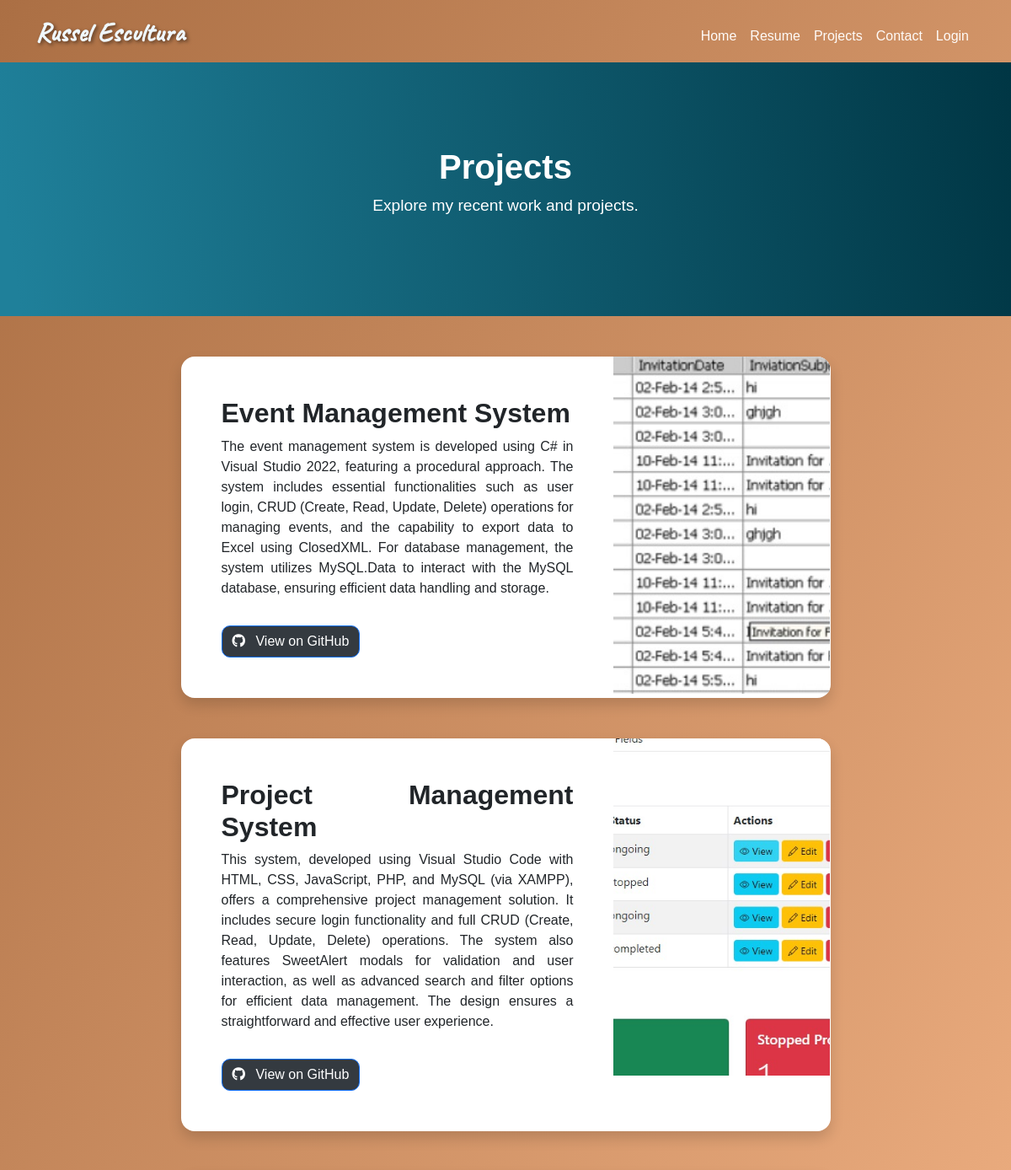
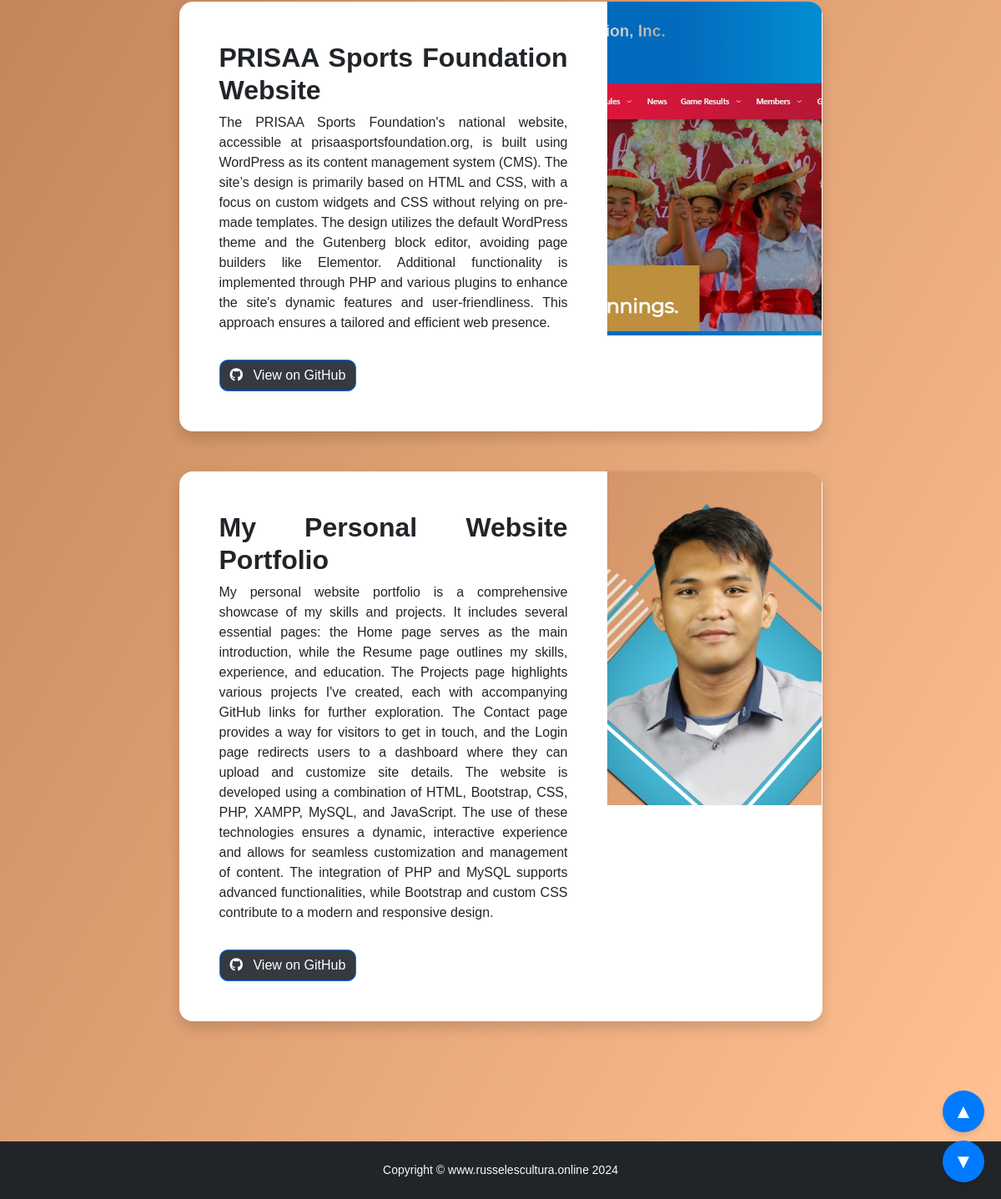
The page /pages/seminars.php on the database its author committed (2 pictures, top to bottom).
### tables this page shows
CREATE TABLE `seminars` (
  `id` int(11) NOT NULL,
  `seminar_name` varchar(255) NOT NULL,
  `conductor` varchar(100) NOT NULL,
  `seminar_year` int(11) NOT NULL,
  `seminar_month` int(11) NOT NULL,
  `description` text DEFAULT NULL,
  `picture_path` varchar(255) DEFAULT NULL,
  `github_link` varchar(255) DEFAULT NULL
);

### pages/seminars.php (the view, shortened to what this page needs)
<!doctype html>
<html lang="en">
  <head>
     <link
     href="https://cdnjs.cloudflare.com/ajax/libs/font-awesome/6.0.0/css/all.min.css"
      rel="stylesheet"/>
    <link href="https://cdn.jsdelivr.net/npm/bootstrap@5.3.0/dist/css/bootstrap.min.css" rel="stylesheet">
    <link rel="stylesheet" href="../style.css">
</head>
<body>
    <main class="flex-shrink-0">
        <nav class="navbar navbar-expand-lg ">
            <div class="container">
                <h2 class="brandy">Russel Escultura</h2>
                <div class="collapse navbar-collapse" id="navbarNav">
                    <ul class="navbar-nav ms-auto">
                        <li class="nav-item"><a class="nav-link" href="../index.php">Home</a></li>
                        <li class="nav-item"><a class="nav-link" href="resume.php">Resume</a></li>
                        <li class="nav-item"><a class="nav-link" href="seminars.php">Projects</a></li>
                        <li class="nav-item"><a class="nav-link" href="contact.php">Contact</a></li>
                        <li class="nav-item"><a class="nav-link" id="login-link" href="../dashboard/login.php">Login</a></li>
                    </ul>
                </div>
            </div>
        </nav>
        <section class="hero-section">
            <div class="container">
                <h1>Projects</h1>
                <p>Explore my recent work and projects.</p>
            </div>
        </section>
        <section class="py-5">
            <div class="container px-5 mb-5">
                <div class="row gx-5 justify-content-center">
                    <div class="col-lg-11 col-xl-9 col-xxl-8">
                        <?php
$servername = "localhost";
$username = "u734514591_kenruss";
$password = "RUSSken0617";
$dbname = "u734514591_kenruss";
$conn = new mysqli($servername, $username, $password, $dbname);
                        $sql = "SELECT seminar_name, conductor, seminar_year, seminar_month, description, picture_path, github_link FROM seminars";
$result = $conn->query($sql);
if ($result->num_rows > 0) {
    while($row = $result->fetch_assoc()) {
        echo '<div class="card overflow-hidden shadow rounded-4 border-0 mb-5" data-aos="fade-up">';
        echo '  <div class="card-body p-0">';
        echo '    <div class="row g-0">';
        echo '      <div class="col-md-8 p-5">';
        echo '        <h2 class="fw-bolder">' . htmlspecialchars($row["seminar_name"]) . '</h2>';
        echo '        <p>' . htmlspecialchars($row["description"]) . '</p>';
        if (!empty($row["github_link"])) {
            echo '<a href="' . htmlspecialchars($row["github_link"]) . '" class="btn btn-primary mt-3" target="_blank">';
            echo '  <i class="fab fa-github"></i> View on GitHub';
            echo '</a>';
        }
        echo '      </div>';
        echo '      <div class="col-md-4">';
        if ($row["picture_path"]) {
            echo '        <img class="img-fluid seminar-image" src="../dashboard/dashboard/' . htmlspecialchars($row["picture_path"]) . '" alt="' . htmlspecialchars($row["seminar_name"]) . '">';
        } else {
            echo '        <img class="img-fluid seminar-image" src="https://dummyimage.com/300x400/343a40/6c757d" alt="...">';
        }
        echo '      </div>';
        echo '    </div>';
        echo '  </div>';
        echo '</div>';
    }
} else {
    echo "0 results";
}
?>
                    </div>
                </div>
            </div>
        </section>
    </main>
    <footer class="bg-dark py-4 pt-4 mt-auto">
  <div class="container">
    <div class="row justify-content-center">
      <div class="col-auto text-center">
        <div class="small m-0 text-light">
          Copyright © www.russelescultura.online 2024
        </div>
      </div>
    </div>
  </div>
</footer>
    <button id="scroll-up" class="scroll-btn">&#9650;</button>
    <button id="scroll-down" class="scroll-btn">&#9660;</button>
</body>
</html>

### style.css (style rules this page uses)
.brandy { font-family: 'Brandy', cursive; font-weight: bold; }
nav.navbar.navbar-expand-lg { padding-top: 20px !important; }
.nav-link { color: #fffbf8 !important; }
.navbar { box-shadow: none !important; border: none !important; }
main.flex-shrink-0 { background: rgb(171,111,68); background: -moz-linear-gradient(119deg, rgba(171,111,68,1) 0%, rgba(255,191,145,1) 98%); background: -webkit-linear-gradient(119deg, rgba(171,111,68,1) 0%, rgba(255,191,145,1) 98%); background: linear-gradient(119deg, rgba(171,111,68,1) 0%, rgba(255,191,145,1) 98%); filter: progid:DXImageTransform.Microsoft.gradient(startColorstr="#ab6f44",endColorstr="#ffbf91",GradientType=1); }

### pages/seminars.php (style rules this page uses)
.brandy { font-family: 'Caveat', cursive; font-weight: bold; text-shadow: 2px 2px 4px rgba(0, 0, 0, 0.5); color: aliceblue; }
.scroll-btn { position: fixed; bottom: 20px; right: 20px; width: 50px; height: 50px; border: none; border-radius: 50%; background-color: #007bff; color: white; font-size: 24px; cursor: pointer; box-shadow: 0 4px 6px rgba(0, 0, 0, 0.1); transition: background-color 0.3s ease; }
#scroll-up { bottom: 80px; }
#scroll-down { bottom: 20px; }
body { font-family: 'Poppins', sans-serif; overflow-x: hidden; }
.navbar { box-shadow: 0 4px 6px rgba(0, 0, 0, 0.1); }
.hero-section { background: rgb(0,54,68); background: -moz-linear-gradient(261deg, rgba(0,54,68,1) 0%, rgba(31,128,154,1) 98%); background: -webkit-linear-gradient(261deg, rgba(0,54,68,1) 0%, rgba(31,128,154,1) 98%); background: linear-gradient(261deg, rgba(0,54,68,1) 0%, rgba(31,128,154,1) 98%); filter: progid:DXImageTransform.Microsoft.gradient(startColorstr="#003644",endColorstr="#1f809a",GradientType=1); color: white; padding: 100px 0; text-align: center; }
.hero-section h1 { font-size: 2.5rem; font-weight: 700; }
.hero-section p { font-size: 1.2rem; }
.seminar-image { width: 300px; height: 400px; object-fit: cover; }
a.btn.btn-primary.mt-3 { background-color:#343a40; border-radius: 10px; transition: background-color 0.3s ease; }
a.btn.btn-primary.mt-3 i { margin-right: 8px; transition: transform 0.3s ease; }
.col-md-8.p-5 { text-align: justify; }

### rows shown on the page
seminars: seminar_name "Event Management System", description "The event management system is developed using C# in Visual Studio 2022, featuring a procedural approach. The system includes essential functionalities such as user login, CRUD (Create, Read, Update, Delete) operations for managing events, and the capability to export data to Excel using ClosedXML. For database management, the system utilizes MySQL.Data to interact with the MySQL database, ensuring efficient data handling and storage.", picture_path (picture)
seminars: seminar_name "Project Management System", description "This system, developed using Visual Studio Code with HTML, CSS, JavaScript, PHP, and MySQL (via XAMPP), offers a comprehensive project management solution. It includes secure login functionality and full CRUD (Create, Read, Update, Delete) operations. The system also features SweetAlert modals for validation and user interaction, as well as advanced search and filter options for efficient data management. The design ensures a straightforward and effective user experience.", picture_path (picture)
seminars: seminar_name "PRISAA Sports Foundation Website", description "The PRISAA Sports Foundation's national website, accessible at prisaasportsfoundation.org, is built using WordPress as its content management system (CMS). The site’s design is primarily based on HTML and CSS, with a focus on custom widgets and CSS without relying on pre-made templates. The design utilizes the default WordPress theme and the Gutenberg block editor, avoiding page builders like Elementor. Additional functionality is implemented through PHP and various plugins to enhance the site's dynamic features and user-friendliness. This approach ensures a tailored and efficient web presence.", picture_path (picture)
seminars: seminar_name "My Personal Website Portfolio", description "My personal website portfolio is a comprehensive showcase of my skills and projects. It includes several essential pages: the Home page serves as the main introduction, while the Resume page outlines my skills, experience, and education. The Projects page highlights various projects I've created, each with accompanying GitHub links for further exploration. The Contact page provides a way for visitors to get in touch, and the Login page redirects users to a dashboard where they can upload and customize site details. The website is developed using a combination of HTML, Bootstrap, CSS, PHP, XAMPP, MySQL, and JavaScript. The use of these technologies ensures a dynamic, interactive experience…", picture_path (picture)
